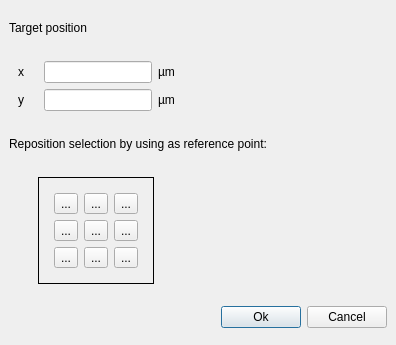
<?xml version="1.0" encoding="UTF-8"?>
<ui version="4.0">
 <class>MoveToOptionsDialog</class>
 <widget class="QDialog" name="MoveToOptionsDialog">
  <property name="geometry">
   <rect>
    <x>0</x>
    <y>0</y>
    <width>396</width>
    <height>345</height>
   </rect>
  </property>
  <property name="windowTitle">
   <string>Move Selection To</string>
  </property>
  <layout class="QVBoxLayout">
   <property name="spacing">
    <number>6</number>
   </property>
   <property name="margin">
    <number>9</number>
   </property>
   <item>
    <widget class="QLabel" name="label_6">
     <property name="text">
      <string>Target position</string>
     </property>
    </widget>
   </item>
   <item>
    <widget class="QFrame" name="frame_4">
     <property name="frameShape">
      <enum>QFrame::NoFrame</enum>
     </property>
     <property name="frameShadow">
      <enum>QFrame::Raised</enum>
     </property>
     <layout class="QGridLayout" name="gridLayout">
      <item row="0" column="0">
       <widget class="QLabel" name="label_4">
        <property name="text">
         <string>x    </string>
        </property>
       </widget>
      </item>
      <item row="0" column="1">
       <widget class="QLineEdit" name="x_le">
        <property name="sizePolicy">
         <sizepolicy hsizetype="Fixed" vsizetype="Fixed">
          <horstretch>0</horstretch>
          <verstretch>0</verstretch>
         </sizepolicy>
        </property>
        <property name="text">
         <string/>
        </property>
       </widget>
      </item>
      <item row="0" column="2">
       <widget class="QLabel" name="label_2">
        <property name="sizePolicy">
         <sizepolicy hsizetype="Preferred" vsizetype="Preferred">
          <horstretch>1</horstretch>
          <verstretch>0</verstretch>
         </sizepolicy>
        </property>
        <property name="text">
         <string>µm</string>
        </property>
       </widget>
      </item>
      <item row="1" column="0">
       <widget class="QLabel" name="label_5">
        <property name="text">
         <string>y    </string>
        </property>
       </widget>
      </item>
      <item row="1" column="1">
       <widget class="QLineEdit" name="y_le">
        <property name="sizePolicy">
         <sizepolicy hsizetype="Fixed" vsizetype="Fixed">
          <horstretch>0</horstretch>
          <verstretch>0</verstretch>
         </sizepolicy>
        </property>
       </widget>
      </item>
      <item row="1" column="2">
       <widget class="QLabel" name="label_3">
        <property name="text">
         <string>µm</string>
        </property>
       </widget>
      </item>
     </layout>
    </widget>
   </item>
   <item>
    <widget class="QLabel" name="label">
     <property name="text">
      <string>Reposition selection by using as reference point:</string>
     </property>
    </widget>
   </item>
   <item>
    <widget class="QFrame" name="frame_2">
     <property name="sizePolicy">
      <sizepolicy hsizetype="Preferred" vsizetype="Fixed">
       <horstretch>0</horstretch>
       <verstretch>0</verstretch>
      </sizepolicy>
     </property>
     <property name="frameShape">
      <enum>QFrame::NoFrame</enum>
     </property>
     <property name="frameShadow">
      <enum>QFrame::Raised</enum>
     </property>
     <layout class="QHBoxLayout">
      <property name="spacing">
       <number>6</number>
      </property>
      <property name="margin">
       <number>9</number>
      </property>
      <item>
       <spacer>
        <property name="orientation">
         <enum>Qt::Horizontal</enum>
        </property>
        <property name="sizeType">
         <enum>QSizePolicy::Fixed</enum>
        </property>
        <property name="sizeHint" stdset="0">
         <size>
          <width>20</width>
          <height>20</height>
         </size>
        </property>
       </spacer>
      </item>
      <item>
       <widget class="QFrame" name="frame_3">
        <property name="frameShape">
         <enum>QFrame::Box</enum>
        </property>
        <property name="frameShadow">
         <enum>QFrame::Plain</enum>
        </property>
        <layout class="QGridLayout">
         <property name="margin">
          <number>15</number>
         </property>
         <property name="spacing">
          <number>6</number>
         </property>
         <item row="0" column="2">
          <widget class="QToolButton" name="ct">
           <property name="text">
            <string>...</string>
           </property>
           <property name="icon">
            <iconset resource="layResources.qrc">
             <normaloff>:/ct.png</normaloff>:/ct.png</iconset>
           </property>
           <property name="iconSize">
            <size>
             <width>31</width>
             <height>31</height>
            </size>
           </property>
           <property name="checkable">
            <bool>true</bool>
           </property>
          </widget>
         </item>
         <item row="0" column="0">
          <widget class="QToolButton" name="lt">
           <property name="text">
            <string>...</string>
           </property>
           <property name="icon">
            <iconset resource="layResources.qrc">
             <normaloff>:/lt.png</normaloff>:/lt.png</iconset>
           </property>
           <property name="iconSize">
            <size>
             <width>31</width>
             <height>31</height>
            </size>
           </property>
           <property name="checkable">
            <bool>true</bool>
           </property>
          </widget>
         </item>
         <item row="0" column="3">
          <widget class="QToolButton" name="rt">
           <property name="text">
            <string>...</string>
           </property>
           <property name="icon">
            <iconset resource="layResources.qrc">
             <normaloff>:/rt.png</normaloff>:/rt.png</iconset>
           </property>
           <property name="iconSize">
            <size>
             <width>31</width>
             <height>31</height>
            </size>
           </property>
           <property name="checkable">
            <bool>true</bool>
           </property>
          </widget>
         </item>
         <item row="1" column="0">
          <widget class="QToolButton" name="lc">
           <property name="text">
            <string>...</string>
           </property>
           <property name="icon">
            <iconset resource="layResources.qrc">
             <normaloff>:/lc.png</normaloff>:/lc.png</iconset>
           </property>
           <property name="iconSize">
            <size>
             <width>31</width>
             <height>31</height>
            </size>
           </property>
           <property name="checkable">
            <bool>true</bool>
           </property>
          </widget>
         </item>
         <item row="1" column="2">
          <widget class="QToolButton" name="cc">
           <property name="text">
            <string>...</string>
           </property>
           <property name="icon">
            <iconset resource="layResources.qrc">
             <normaloff>:/cc.png</normaloff>:/cc.png</iconset>
           </property>
           <property name="iconSize">
            <size>
             <width>31</width>
             <height>31</height>
            </size>
           </property>
           <property name="checkable">
            <bool>true</bool>
           </property>
          </widget>
         </item>
         <item row="1" column="3">
          <widget class="QToolButton" name="rc">
           <property name="text">
            <string>...</string>
           </property>
           <property name="icon">
            <iconset resource="layResources.qrc">
             <normaloff>:/rc.png</normaloff>:/rc.png</iconset>
           </property>
           <property name="iconSize">
            <size>
             <width>31</width>
             <height>31</height>
            </size>
           </property>
           <property name="checkable">
            <bool>true</bool>
           </property>
          </widget>
         </item>
         <item row="2" column="0">
          <widget class="QToolButton" name="lb">
           <property name="text">
            <string>...</string>
           </property>
           <property name="icon">
            <iconset resource="layResources.qrc">
             <normaloff>:/lb.png</normaloff>:/lb.png</iconset>
           </property>
           <property name="iconSize">
            <size>
             <width>31</width>
             <height>31</height>
            </size>
           </property>
           <property name="checkable">
            <bool>true</bool>
           </property>
          </widget>
         </item>
         <item row="2" column="2">
          <widget class="QToolButton" name="cb">
           <property name="text">
            <string>...</string>
           </property>
           <property name="icon">
            <iconset resource="layResources.qrc">
             <normaloff>:/cb.png</normaloff>:/cb.png</iconset>
           </property>
           <property name="iconSize">
            <size>
             <width>31</width>
             <height>31</height>
            </size>
           </property>
           <property name="checkable">
            <bool>true</bool>
           </property>
          </widget>
         </item>
         <item row="2" column="3">
          <widget class="QToolButton" name="rb">
           <property name="text">
            <string>...</string>
           </property>
           <property name="icon">
            <iconset resource="layResources.qrc">
             <normaloff>:/rb.png</normaloff>:/rb.png</iconset>
           </property>
           <property name="iconSize">
            <size>
             <width>31</width>
             <height>31</height>
            </size>
           </property>
           <property name="checkable">
            <bool>true</bool>
           </property>
          </widget>
         </item>
        </layout>
       </widget>
      </item>
      <item>
       <spacer>
        <property name="orientation">
         <enum>Qt::Horizontal</enum>
        </property>
        <property name="sizeHint" stdset="0">
         <size>
          <width>88</width>
          <height>20</height>
         </size>
        </property>
       </spacer>
      </item>
     </layout>
    </widget>
   </item>
   <item>
    <widget class="QFrame" name="frame">
     <property name="frameShape">
      <enum>QFrame::NoFrame</enum>
     </property>
     <property name="frameShadow">
      <enum>QFrame::Raised</enum>
     </property>
     <layout class="QHBoxLayout">
      <property name="spacing">
       <number>6</number>
      </property>
      <property name="margin">
       <number>0</number>
      </property>
      <item>
       <spacer>
        <property name="orientation">
         <enum>Qt::Horizontal</enum>
        </property>
        <property name="sizeHint" stdset="0">
         <size>
          <width>209</width>
          <height>20</height>
         </size>
        </property>
       </spacer>
      </item>
      <item>
       <widget class="QPushButton" name="pushButton">
        <property name="text">
         <string>Ok</string>
        </property>
        <property name="default">
         <bool>true</bool>
        </property>
       </widget>
      </item>
      <item>
       <widget class="QPushButton" name="pushButton_2">
        <property name="text">
         <string>Cancel</string>
        </property>
       </widget>
      </item>
     </layout>
    </widget>
   </item>
  </layout>
 </widget>
 <tabstops>
  <tabstop>pushButton</tabstop>
  <tabstop>pushButton_2</tabstop>
  <tabstop>lt</tabstop>
  <tabstop>ct</tabstop>
  <tabstop>rt</tabstop>
  <tabstop>lc</tabstop>
  <tabstop>cc</tabstop>
  <tabstop>rc</tabstop>
  <tabstop>lb</tabstop>
  <tabstop>cb</tabstop>
  <tabstop>rb</tabstop>
 </tabstops>
 <resources>
  <include location="layResources.qrc"/>
 </resources>
 <connections>
  <connection>
   <sender>pushButton</sender>
   <signal>clicked()</signal>
   <receiver>MoveToOptionsDialog</receiver>
   <slot>accept()</slot>
   <hints>
    <hint type="sourcelabel">
     <x>237</x>
     <y>203</y>
    </hint>
    <hint type="destinationlabel">
     <x>147</x>
     <y>81</y>
    </hint>
   </hints>
  </connection>
  <connection>
   <sender>pushButton_2</sender>
   <signal>clicked()</signal>
   <receiver>MoveToOptionsDialog</receiver>
   <slot>reject()</slot>
   <hints>
    <hint type="sourcelabel">
     <x>325</x>
     <y>202</y>
    </hint>
    <hint type="destinationlabel">
     <x>325</x>
     <y>57</y>
    </hint>
   </hints>
  </connection>
 </connections>
</ui>
